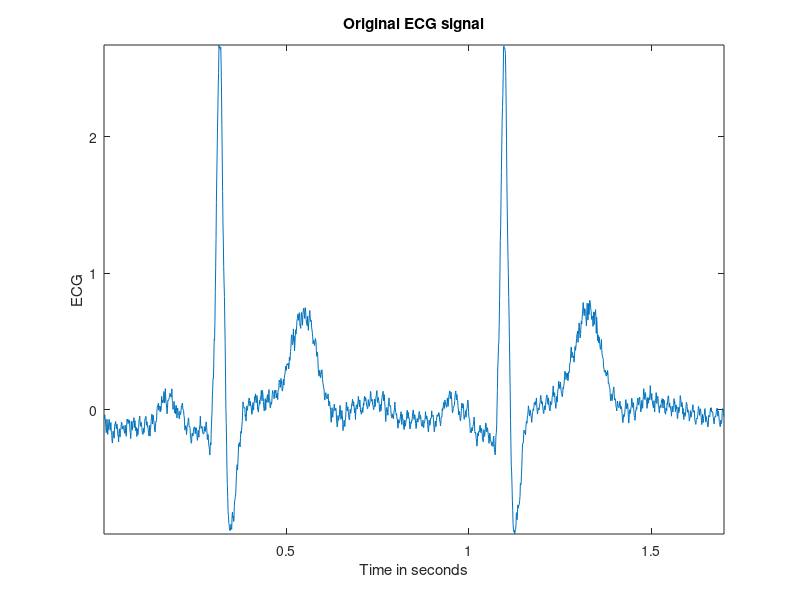

The MATLAB script that drew this image: (Note: this script raises an error after producing the figure.)
%This MATLAB Function Filters an ECG for Noise and Artifact Removal%
% It uses 4 filters in series.LOWPASS, NOTCH, VON-HAN AND DERIVATIVE BASED.
close all
% The ECG signal in the file is sampled at 1000 Hz
usecg = load('ECG_60Hz.dat');
fs = 1000; %sampling rate
%1. First plot the origanal unfiltered signal.
t = [1:length(usecg)]/fs;
figure
plot(t, usecg)
xlabel('Time in seconds');
ylabel('ECG');
title('Original ECG signal');
axis tight;
%2. Plot the spectrum of the ECG before filtering
ecgft = fft(usecg);
ff= fix(slen/2) + 1;
maxft = max(abs(ecgft));
f = [1:ff]*fs/slen; % frequency axis up to fs/2.
ecgspectrum = 20*log10(abs(ecgft)/maxft);
figure
plot(f, ecgspectrum(1:ff));
xlabel('Frequency in Hz');
ylabel('Log Magnitude Spectrum (dB)');
title('Spectrum of the original ECG');
axis tight;
%%%%%%%%%%%%%%%%%%%%%%%%%%%%%%%%%%%%%%%%%%%%%%%%%%%%%%%%%%%%%%%%%
% 3. Down sample signal by 5, making the sampling freq = 200
k = 1;
for i = 1 : length(usecg)
if (rem(i,5) == 0)
ecg(k) = usecg(i);
k = k+1;
end;
end;
fs = 200; %effective sampling rate after downsampling
%%%%%%%%%%%%%%%%%%%%%%%%%%%%%%%%%%%%%%%%%%%%%%%%%%%%%%%%%%%%%%%%%%%%%%
%%%%%%%%%%%%%%%%%%%%%%%%%%%%%%%%%%%%%%%%%%%%%%%%%%%%%%%%%%%%%%%%%%%%%%
% 4. NOW DO FILTERING %
% first apply a lowpass filter with cut of 75hz
fsh = fs/2; %half the sampling rate
[b,a] = butter(12, 75/fsh);
figure;
M = 512;
freqz(b, a, M, fs); % Butterworth filter frequency response
ecg_lp = filter(b, a, ecg);
t = [1:length(ecg_lp)]/fs;
% plot the ecg after the lowpass filter
plot(t,ecg_lp);
xlabel('Time in seconds');
ylabel('ECG');
title('ECG after Lowpass Filter');
axis tight;
% Second apply notch filter to remove powerline noise
[a] = 1;
[b] = [(1/2.61812) (.61812/2.61812) (1/2.61812)];
% Notch filter frequency response
figure;
M = 128;
freqz(b, a, M, fs);
figure;
% Output after the notch filter %
ecg_lp_notch = filter(b,a,ecg_lp);
% Plot the ECG after notch and lowpass filtering
plot(t,ecg_lp_notch);
xlabel('Time in seconds');
ylabel('ECG');
title('ECG after Notch and Lowpass Filters');
axis tight;
% Third aplly Von Hann filter %
% define Von Hann filter coefficient arrays a and b
a = [1];
b = [0.25 0.5 0.25];
% Von Hann filter frequency response
figure;
M = 128;
freqz(b, a, M, fs);
figure
% Output after the Von Hann filter %
ecg_lp_notch_von = filter(b,a,ecg_lp_notch);
% Plot of the ECG after the Von Hann, notch and lowpass filters
plot(t,ecg_lp_notch_von);
xlabel('Time in seconds');
ylabel('ECG');
title('ECG filtered with Von Hann, Notch and Lowpass filters');
axis tight;
% last, Apply Derivative-based filter %
% define derivative filter coefficient arrays a and b
a = [1 -0.995];
b = [fs -fs];
% derivative-based filter frequency response
figure;
M = 128;
freqz(b, a, M, fs);
figure
% Output after the derivative filter %
ecg_lp_notch_von_deriv = filter(b,a,ecg_lp_notch_von);
%%%%%%%%%%%%%%%%%%%%%%%%%%%%%%%%%%%%%%%%%%%%%%%%%%%%%%%%%%%%%%%%%%%%%%%%
% 5. Plot the ECG after all the filtering
plot(t,ecg_lp_notch_von_deriv);
xlabel('Time in seconds');
ylabel('ECG');
title('ECG after all the cascaded filters');
axis tight;
% Plot of the spectrum of the ECG after all the filtering
ecg_filter_ft = fft(ecg_lp_notch_von_deriv);
ff= fix(length(ecg_lp_notch_von_deriv)/2) + 1;
max_filt = max(abs(ecg_filter_ft));
f = [1:ff]*fs/length(ecg_lp_notch_von_deriv); % frequency axis up to fs/2.
ecgspectrum = 20*log10(abs(ecg_filter_ft)/max_filt);
figure
plot(f, ecgspectrum(1:ff));
xlabel('Frequency in Hz');
ylabel('Log Magnitude Spectrum (dB)');
title('Spectrum of the ECG after all the cascaded filters');
axis tight;